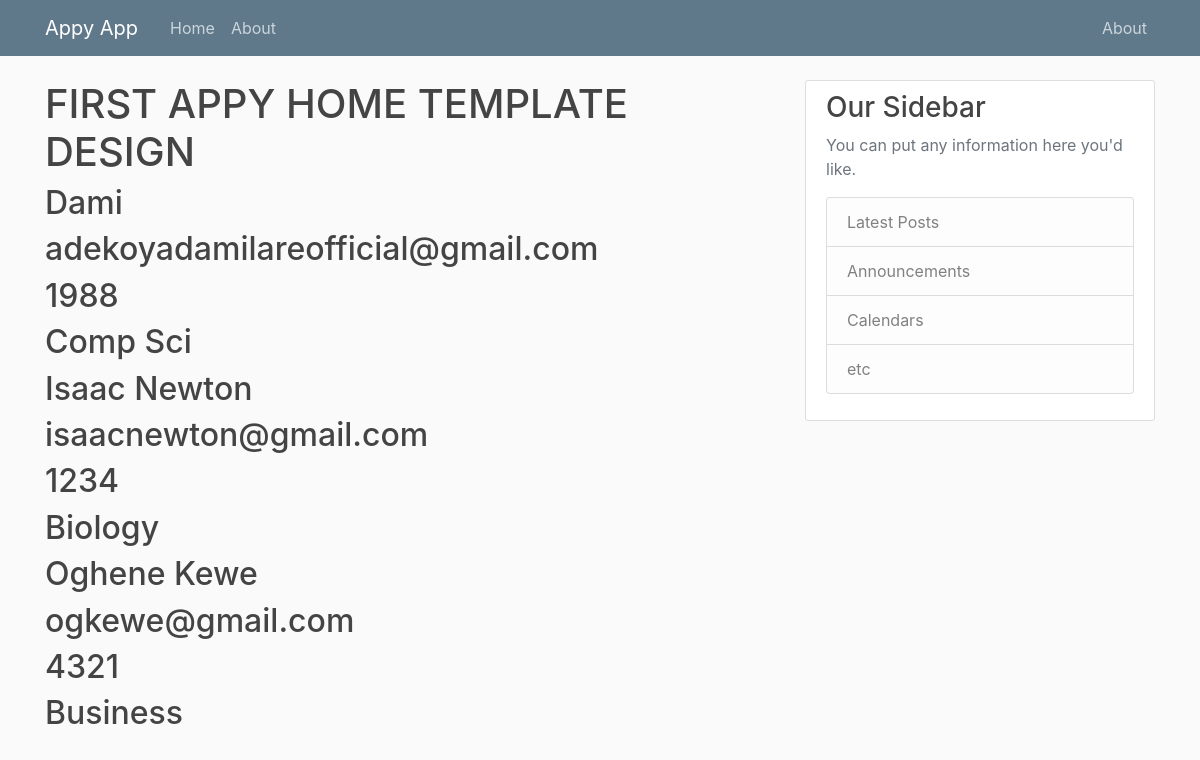
The page /students/ on the database its author committed.
### Appy/models.py (models this page shows)
class Student(models.Model):
    name = models.CharField(max_length=100)
    email = models.EmailField()
    mat_number = models.BigIntegerField()
    dept = models.TextField()

### Appy/views.py (the view)
# urls.py: path('students/', student_page),
def student_page(request):
    students = Student.objects.all()
    return render(request, "Appy/home.html", {"student_list": students})

### Appy/templates/Appy/home.html (shortened to what this page needs)
{% extends "Appy/base.html" %}
{% block content %}
<body>
    <h1>FIRST APPY HOME TEMPLATE DESIGN</h1>
    {% for student in student_list %}
    <h2>{{student.name}}</h2>
    <h2>{{student.email}}</h2>
    <h2>{{student.mat_number}}</h2>
    <h2>{{student.dept}}</h2>
    {% endfor %}
</body>
{% endblock content %}

### Appy/static/Appy/base.css (style rules this page uses)
body { background: #fafafa; color: #333333; margin-top: 5rem; }
h1, h2, h3, h4, h5, h6 { color: #444444; }

### rows shown on the page
Student: name "Dami", email "adekoyadamilareofficial@gmail.com", mat_number "1988", dept "Comp Sci"
Student: name "Isaac Newton", email "isaacnewton@gmail.com", mat_number "1234", dept "Biology"
Student: name "Oghene Kewe", email "ogkewe@gmail.com", mat_number "4321", dept "Business"
